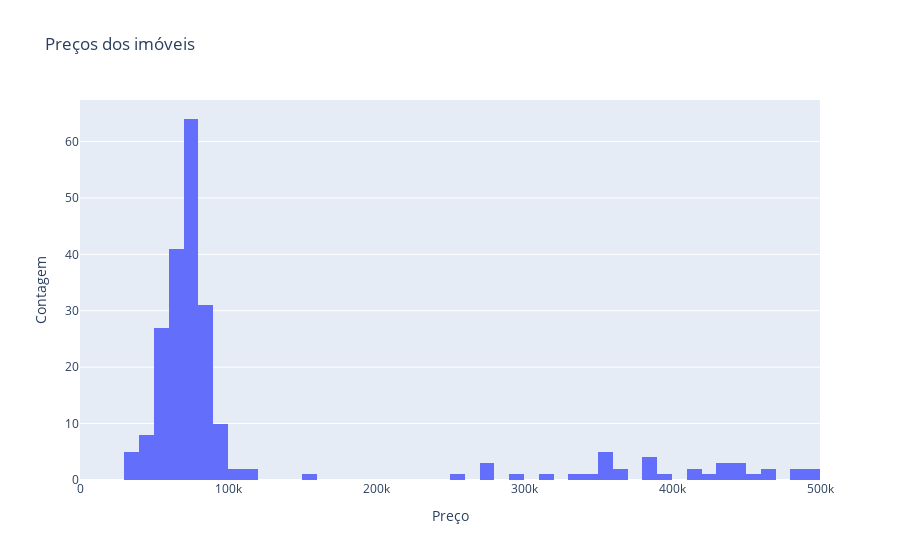

Notebook code cell kept with this figure:
### Code cell
hist_price = px.histogram(
    df['price'].value_counts().reset_index(),
    x = 'price',
    y = 'count',
    nbins = 250,
    title = 'Preços dos imóveis',
)

hist_price.update_layout(
    xaxis_range = [30000, 500000],
    xaxis_title = 'Preço',
    yaxis_title = 'Contagem'
)

hist_price.show()

### Figure 1 — Plotly figure (JSON) as saved in the notebook; plotly's stock layout.template omitted (floating-point values rounded to 4 significant figures; data arrays with more than 128 entries replaced by an {"elided": "..."} marker saying what was removed)
{"data": [{"bingroup": "x", "histfunc": "sum", "hovertemplate": "price=%{x}<br>sum of count=%{y}<extra></extra>", "legendgroup": "", "marker": {"color": "#636efa", "pattern": {"shape": ""}}, "name": "", "nbinsx": 250, "orientation": "v", "showlegend": false, "type": "histogram", "x": {"elided": "252 float values"}, "xaxis": "x", "y": {"elided": "252 int values"}, "yaxis": "y"}], "layout": {"barmode": "relative", "legend": {"tracegroupgap": 0}, "title": {"text": "Preços dos imóveis"}, "xaxis": {"anchor": "y", "domain": [0, 1], "range": [0, 500000], "title": {"text": "Preço"}}, "yaxis": {"anchor": "x", "domain": [0, 1], "title": {"text": "Contagem"}}}}
